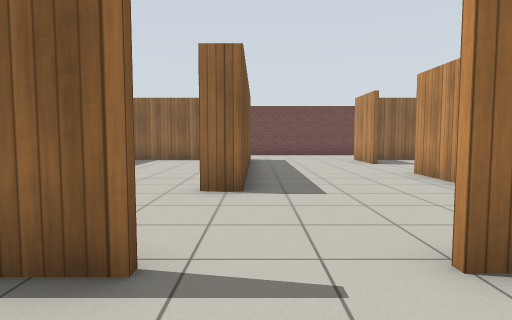
view 1 (above)

18 first-person views from a walk through a robot-simulator world made for Gazebo. The camera is 0.94 m above the floor, tilts 4° down and sees 75° across. The floor is counted in squares, 1 m on a side. Each view is taken from the middle of a square. On the plan, view 1 faces up. The plan holds only what a view shows up to about 12 squares ahead; the rest is blank. Gazebo's built-in surfaces are drawn with simple patterns.

view 2
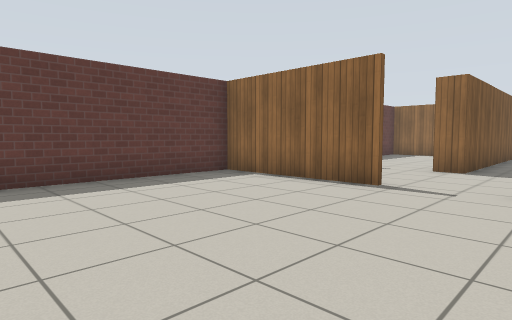

view 3
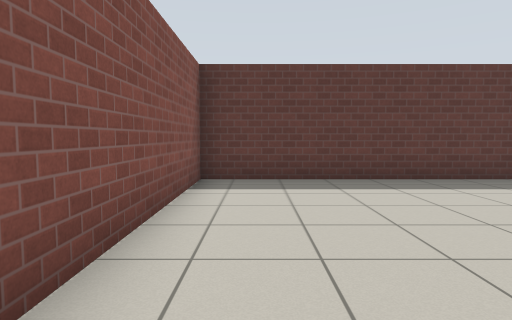

view 4
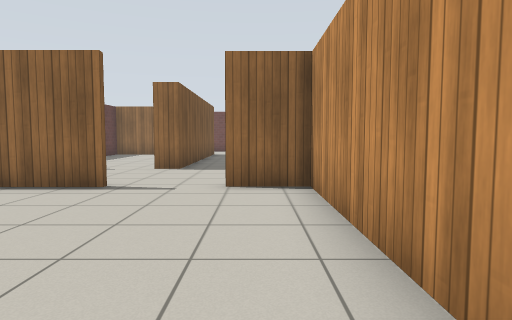

view 5
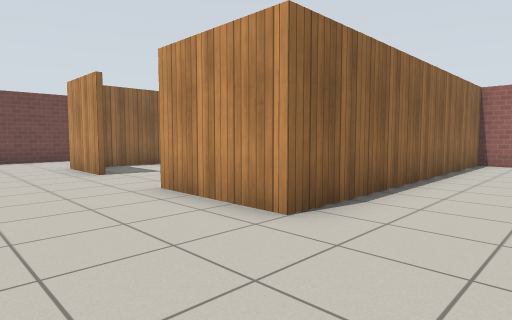

view 6
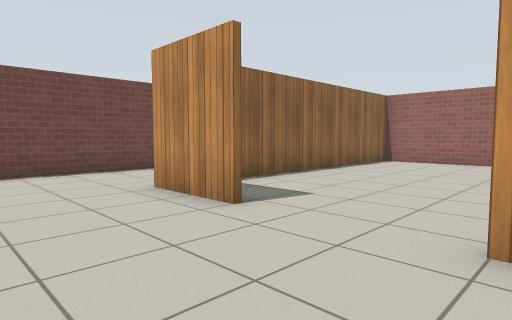

view 7
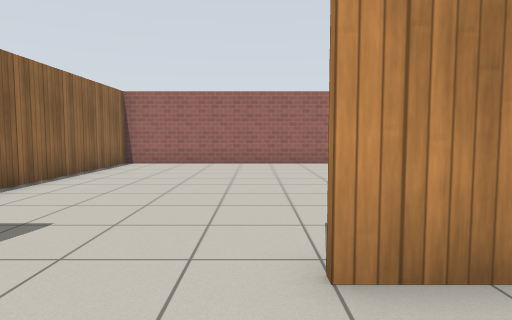

view 8
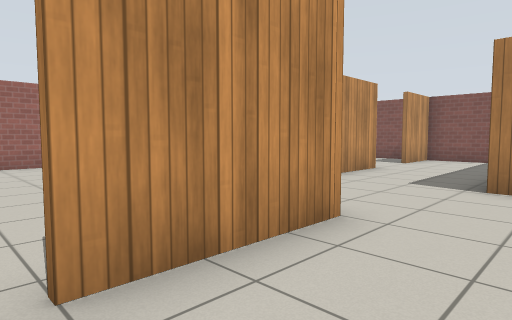

view 9
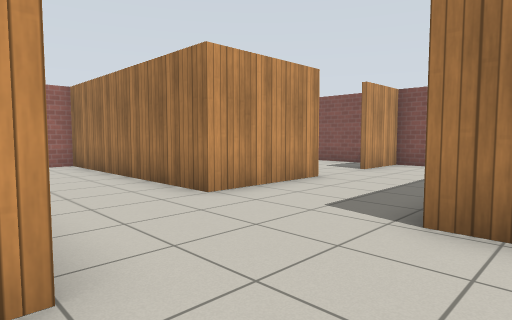

view 10
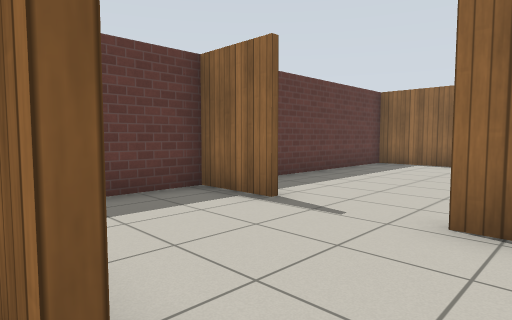

view 11
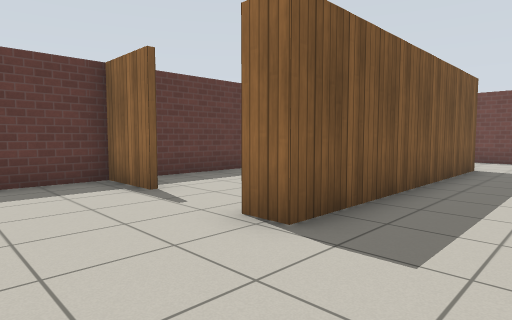

view 12
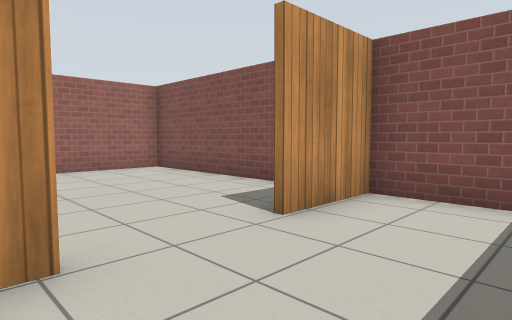

view 13
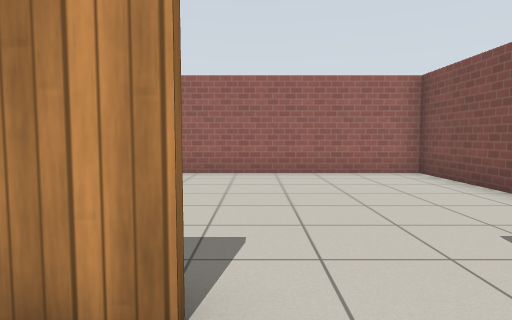

view 14
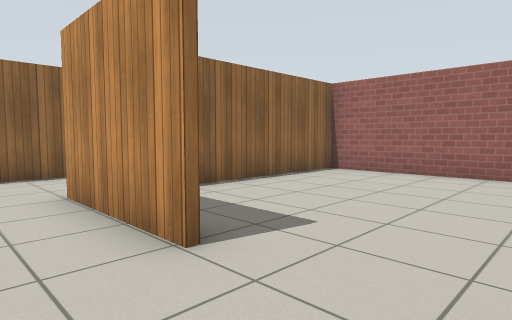

view 15
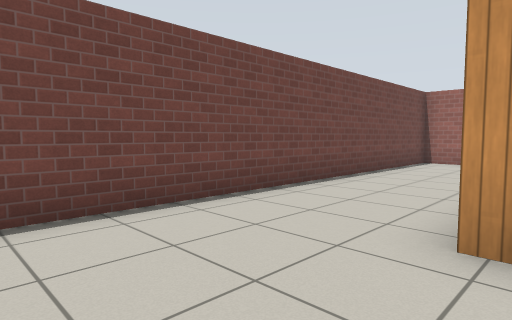

view 16
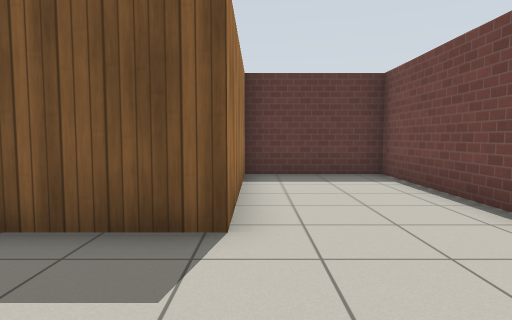

view 17
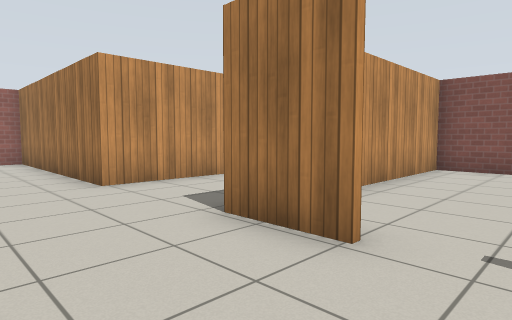

view 18
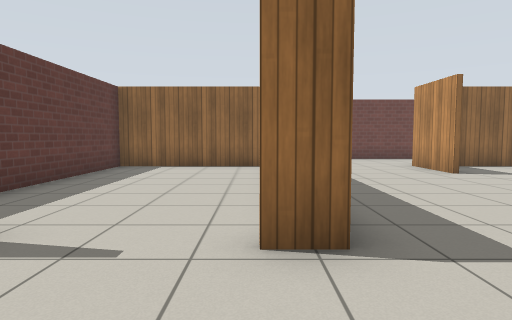

### Floor plan
Points are (right, up) in squares from view 1. A wall is a line through its corners. A room is listed if a view was taken in it or the views show most of it. See-through windows are left out.
Room 1 (views 1, 2, 3, 4, 10)
walls: (-0.7, 2.2) (-5.3, 2.2) (-5.3, -5.2) (3, -5.2) (3, 2.2) (1.4, 2.2)
ways out: opening at (0.5, 2) to room 2
Room 2 (views 5, 6, 7, 8, 9, 11, 12, 13, 14, 15, 16, 17, 18)
walls: (4.1, 11.4) (4.1, 13.7); (1.4, 2.4) (3.2, 2.4); (6.5, -0.7) (6.5, 2.6) (13.6, 2.6); (-3.4, 5.7) (-5.3, 5.7) (-5.3, 3.9); (-0.9, 13.6) (-5.4, 13.6); (13.8, 5.5) (4.1, 5.5) (4.1, 8.6); (13.8, 2.5) (8.9, 2.5); (-5, 13.7) (-0.2, 13.7) (-0.2, 5.7) (-1, 5.7); (4.5, -5.2) (6.5, -5.2) (6.5, -3); (13.6, 16) (13.6, 17.2) (-5.3, 17.2) (-5.3, 6.9); (8.6, -5.2) (13.6, -5.2) (13.6, 13.6) (4.9, 13.6)
ways out: opening at (0.5, 2) to room 1

Where each view was taken, in squares from view 1:
view 1: 0 up, 0 right, facing up
view 2: 4 down, 2 right, facing up-left
view 3: 4 down, 2 right, facing left
view 4: 4 down, 2 right, facing up
view 5: 3 up, 1 right, facing up-right
view 6: 8 up, 1 right, facing up-right
view 7: 9 up, 2 right, facing right
view 8: 9 up, 2 right, facing down-right
view 9: 6 up, 2 right, facing down-right
view 10: 2 up, 0 right, facing up-left
view 11: 3 up, 2 right, facing up-left
view 12: 0 up, 4 right, facing down-right
view 13: 1 down, 5 right, facing right
view 14: 3 down, 5 right, facing up-right
view 15: 13 up, 1 right, facing up-right
view 16: 14 up, 3 right, facing left
view 17: 5 up, 0 right, facing down-right
view 18: 3 up, 1 left, facing up
